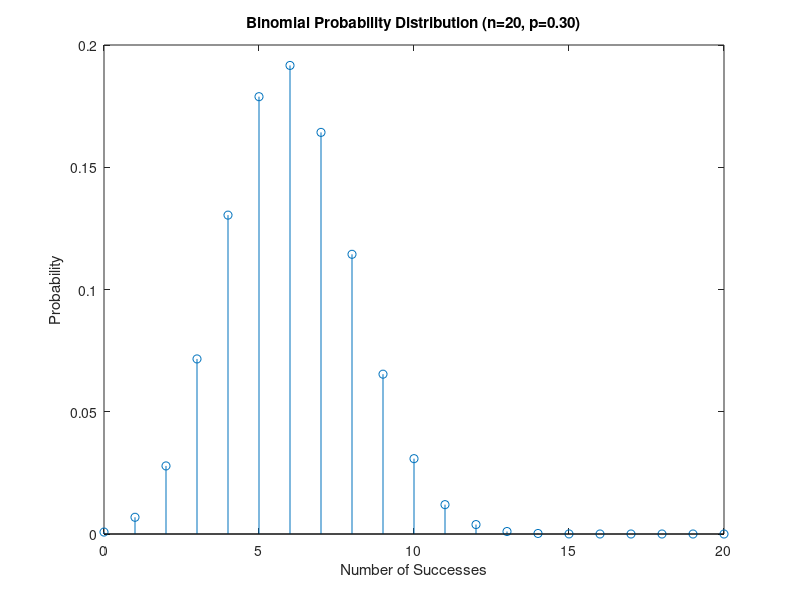
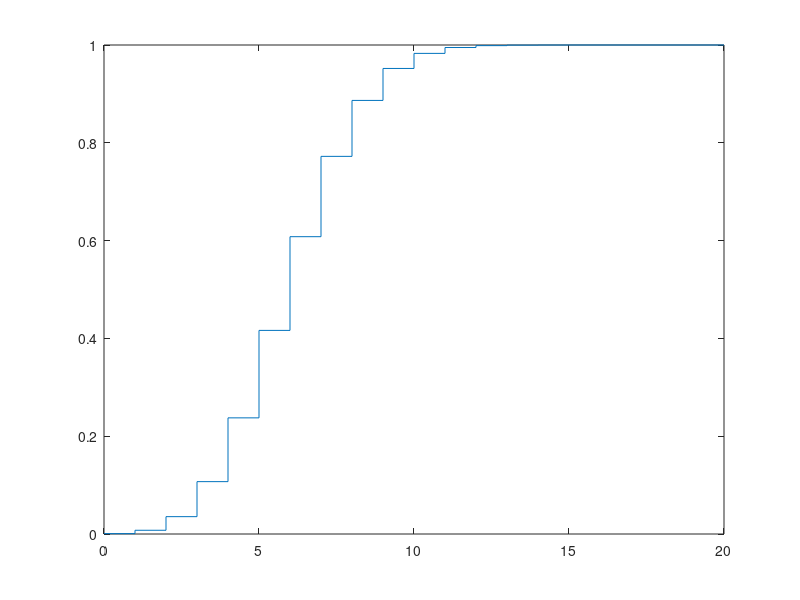
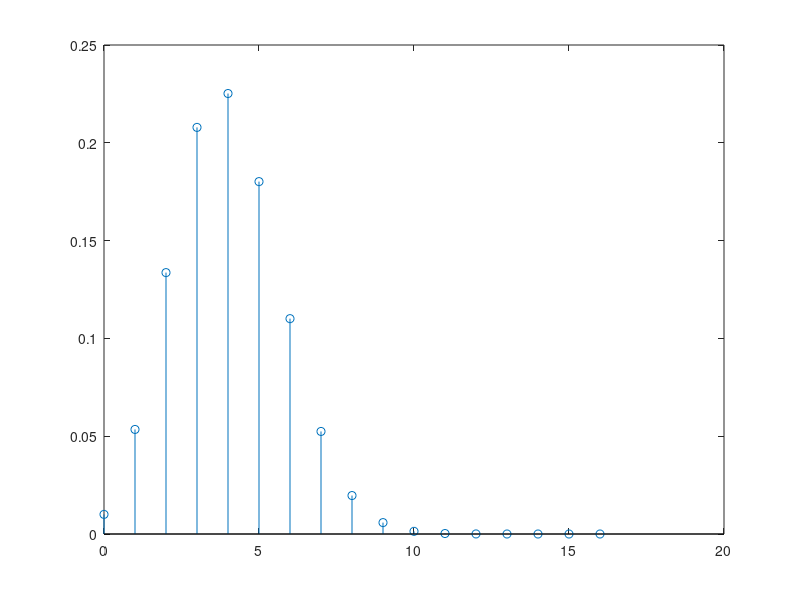

MATLAB code to generate these figures, in order:
x = 0:1:16;
yp = binopdf(x,16,0.25); %value
figure(5);
stem(x,yp); %Draw the figure

format short
x = 0:1:20;   
yp = binopdf(x,20,0.30);  % ger sannolikhetsfunktionens värden
figure(1)
stem(x,yp)

title('Binomial Probability Distribution (n=20, p=0.30)');
xlabel('Number of Successes');
ylabel('Probability');


yc = binocdf(x,20,0.30); % ger fördelningsfunktionens värden
figure(2)
stairs(x,yc) % fördelningsfunktionen är en trappstegskurva.
